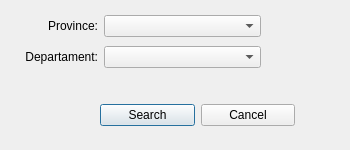
<?xml version="1.0" encoding="UTF-8"?>
<ui version="4.0">
 <class>dialog</class>
 <widget class="QDialog" name="dialog">
  <property name="geometry">
   <rect>
    <x>0</x>
    <y>0</y>
    <width>350</width>
    <height>150</height>
   </rect>
  </property>
  <property name="minimumSize">
   <size>
    <width>350</width>
    <height>150</height>
   </size>
  </property>
  <property name="maximumSize">
   <size>
    <width>350</width>
    <height>150</height>
   </size>
  </property>
  <property name="windowTitle">
   <string>Average teachers</string>
  </property>
  <widget class="QWidget" name="horizontalLayoutWidget">
   <property name="geometry">
    <rect>
     <x>100</x>
     <y>90</y>
     <width>195</width>
     <height>51</height>
    </rect>
   </property>
   <layout class="QHBoxLayout" name="horizontalLayout">
    <item>
     <widget class="QPushButton" name="btn_search">
      <property name="text">
       <string>Search</string>
      </property>
      <property name="shortcut">
       <string>Return</string>
      </property>
     </widget>
    </item>
    <item>
     <widget class="QPushButton" name="btn_cancel">
      <property name="text">
       <string>Cancel</string>
      </property>
      <property name="shortcut">
       <string>Esc</string>
      </property>
     </widget>
    </item>
   </layout>
  </widget>
  <widget class="QWidget" name="gridLayoutWidget_2">
   <property name="geometry">
    <rect>
     <x>20</x>
     <y>12</y>
     <width>241</width>
     <height>61</height>
    </rect>
   </property>
   <layout class="QGridLayout" name="gridLayout_2">
    <item row="1" column="0">
     <widget class="QLabel" name="lb_departament">
      <property name="layoutDirection">
       <enum>Qt::LeftToRight</enum>
      </property>
      <property name="text">
       <string>Departament:</string>
      </property>
      <property name="alignment">
       <set>Qt::AlignRight|Qt::AlignTrailing|Qt::AlignVCenter</set>
      </property>
     </widget>
    </item>
    <item row="0" column="0">
     <widget class="QLabel" name="lb_province">
      <property name="layoutDirection">
       <enum>Qt::LeftToRight</enum>
      </property>
      <property name="text">
       <string>Province:</string>
      </property>
      <property name="alignment">
       <set>Qt::AlignRight|Qt::AlignTrailing|Qt::AlignVCenter</set>
      </property>
     </widget>
    </item>
    <item row="0" column="1" colspan="2">
     <widget class="QComboBox" name="box_province"/>
    </item>
    <item row="1" column="1" colspan="2">
     <widget class="QComboBox" name="box_departament"/>
    </item>
   </layout>
  </widget>
 </widget>
 <resources/>
 <connections/>
</ui>
